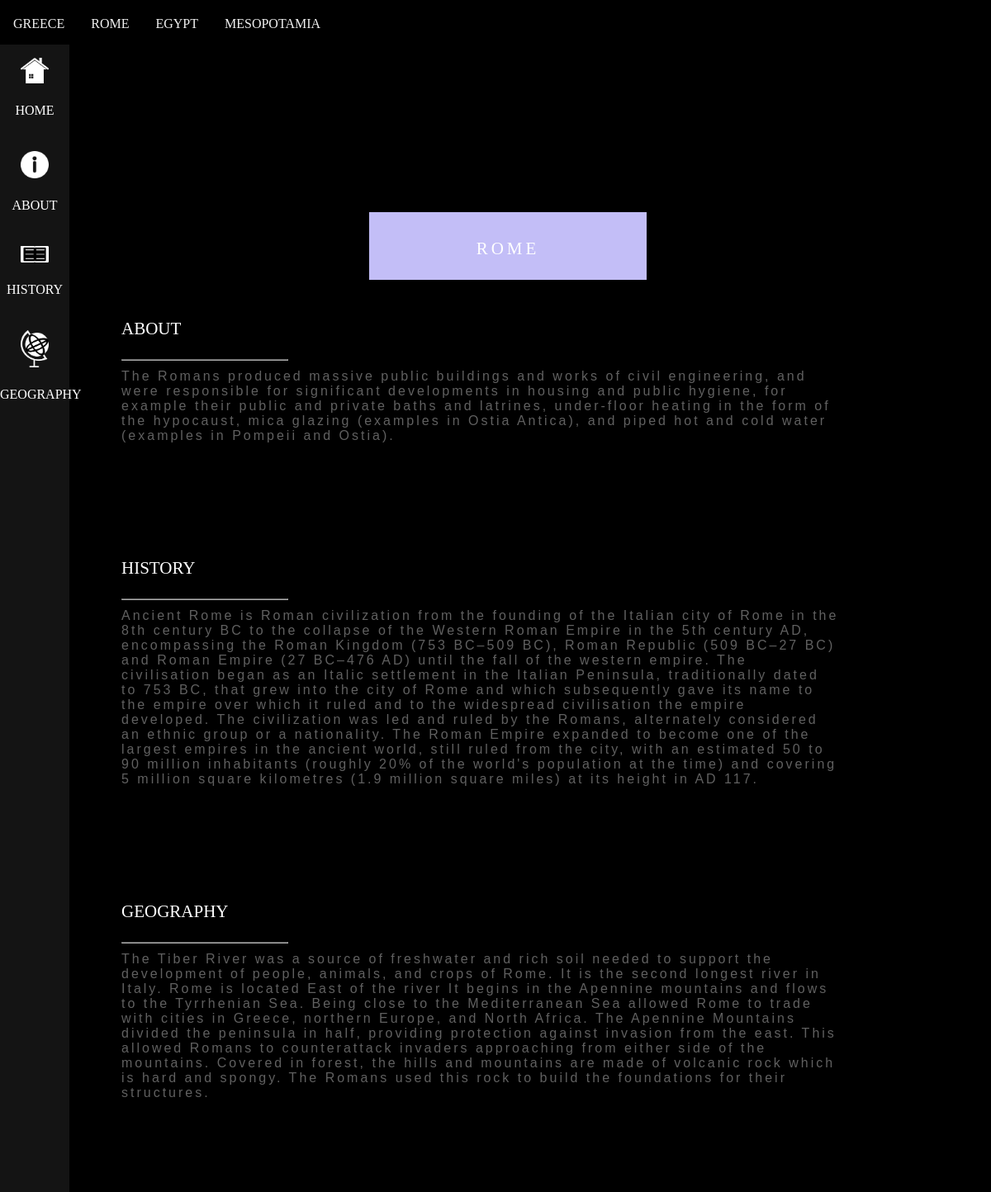
Page /country/2 on the committed database.
### tables this page shows
CREATE TABLE Country (id INTEGER PRIMARY KEY AUTOINCREMENT NOT NULL, name TEXT NOT NULL, description TEXT NOT NULL, history TEXT, geography TEXT, ethnicityid INTEGER REFERENCES Ethnicity (id), photo STRING);

### main.py (the view)
@app.route('/country/<int:id>')
def country(id):
    con = sql.connect("./historical_architecture.db")
    cur = con.cursor()
    cur.execute("SELECT * FROM Country;")
    rows = cur.fetchall();
    items = (rows[id-1])
    cur.execute("SELECT ethnicityid, id, name FROM Country ORDER BY ethnicityid;")
    row2s = cur.fetchall();
    id = []
    t = None
    for i in row2s:
        if i[0] == t:
            id[-1].append(i)
        else:
            t = i[0]
            id.append([i])
    cur.execute("SELECT building.photo, building.id, building.name FROM country JOIN building ON country.id = building.countryid ORDER BY country.id")
    row3s = cur.fetchall();
    builds = []
    for i in row3s:
        if i[0] == t:
            builds[-1].append(i)
        else:
            t = i[0]
            builds.append([i])
    return render_template('country.html', title = "Country Tab", item = items, id1 = id[0], id2 = id[1], id3 = id[2], id4 = id[3], id5 = id[4], build = builds)

### templates/country.html (shortened to what this page needs)
{% extends 'layout.html' %}
{% block content %}
<div class ='country-side-bar' >
    <a href='\' class= 'country-side'>
        <img src='\static\icon\home.png' alt='home_icon' class='icon'>
        HOME
    </a>
    <a href='#about' class= 'country-side'>
        <img src='\static\icon\about.png' alt='about_icon' class='icon'>
        ABOUT
    </a>
    <a href='#history' class= 'country-side'>
        <img src='\static\icon\history.png' alt='history_icon' class='icon'>
        HISTORY
    </a>
    <a href='#geography' class= 'country-side'>
        <img src='\static\icon\geography.png' alt='geography_icon' class='icon'>
        GEOGRAPHY
    </a>
</div>
<embed class= 'top-picture' src= "{{item[6]}}">
<div class='align-top'>
    <div class='title'>
        {{item[1]}}
    </div>
</div>
<div class='country-body'>
    <br id = 'about'>
    <br>
    <div class='body-title'>
        about
    </div>
    <hr style='width:200px' class ='line' >
    <div class='country-text'>
        {{item[2]}}
    </div>
    <br id = 'history'>
    <br>
    <div class='body-title'>
        history
    </div>
    <hr style='width:200px' class ='line'>
    <div class='country-text'>
        {{item[3]}}
    </div>
    <br id='geography'>
    <br>
    <div class='body-title'>
        geography
    </div>
    <hr style='width:200px' class ='line'>
    <div class='country-text'>
        {{item[4]}}
    </div>
</div>
<div class= 'parent-link-building'>
</div>
{% endblock %}

### templates/layout.html (shortened to what this page needs)
<!DOCTYPE html>
<head>
    <link rel ="stylesheet" href='../static/css/style.css'>
</head>
<body>
    {% include 'nav.html' %}
    {% block content %}{% endblock %}
</body>

### templates/nav.html (shortened to what this page needs)
{% if request.path == '/country/1' or request.path == '/country/2' or request.path == '/country/11' or request.path == '/country/12' %}
<div class='topnav'>
    {% for item in id1 %}
    <a href="/country/{{item[1]}}" class='button_country'>{{item[2]}}</a>
    {% endfor %}
</div>
{% endif %}

### static/css/style.css (style rules this page uses)
.topnav { background-color: black; overflow:hidden; position: fixed; width: 100%; z-index: 50; }
body { margin:0; background-color: black; }
.title { padding:24px 48px; color:#fff; background-color:#C3BEF7; font-size:30px; letter-spacing:4px; border-style: solid; border-color: black; font-variant-caps: all-petite-caps; width: 100%; text-align: center; }
.body-title { color: white; padding-top:15px; padding-bottom: 15px; font-size: 30px; font-variant-caps: all-petite-caps; }
.top-picture { width: 100%; object-fit: cover; height: 30vh; object-position: 0% 40%; }
.align-top { position: absolute; top:18%; left:47%; transform:translate(-50%,-50%); width: 20vw; align-items: center; }
.country-side-bar { width:7%; background-color:rgb(20, 20, 20); margin:0; position: fixed; height: 100%; margin-top: 5vh; }
.country-side { width: 100%; height: auto; float: left; text-align: center; padding-top: 10px; padding-bottom: 10px; color:white; text-decoration: none; }
.icon { width: 40%; padding:20px; }
.country-body { margin-left: 10%; border-style: solid; background-color: black; margin-right: 15vw; padding-top: 10vh; background-attachment: fixed; padding-left: 2vw; }
.line { float: left; opacity: 70%; }
.country-text { font-family: Verdana, Geneva, Tahoma, sans-serif; padding-top:20px; padding-bottom: 20px; color: silver; text-align: left; opacity: 50%; padding-bottom: 10vh; letter-spacing: 3px; }
.button_country { float: left; color: #f2f2f2; text-align: center; padding: 14px 16px; text-decoration: none; font-size: 23px; font-variant-caps: all-petite-caps; }
.parent-link-building { display:flex; margin-left :10%; height: 20vw; }

### rows in the picture
Country: name "greece"
Country: name "rome", description "The Romans produced massive public buildings and works of civil engineering, and were responsible for significant developments in housing and public hygiene, for example their public and private baths and latrines, under-floor heating in the form of the hypocaust, mica glazing (examples in Ostia Antica), and piped hot and cold water (examples in Pompeii and Ostia).", history "Ancient Rome is Roman civilization from the founding of the Italian city of Rome in the 8th century BC to the collapse of the Western Roman Empire in the 5th century AD, encompassing the Roman Kingdom (753 BC–509 BC), Roman Republic (509 BC–27 BC) and Roman Empire (27 BC–476 AD) until the fall of the western empire. The civilisation began as an Italic settlement in the Italian Peninsula, traditionally dated to 753 BC, that grew into the city of Rome and which subsequently gave its name to the empire over which it ruled and to the widespread civilisation the empire developed. The civilization was led and ruled by the Romans, alternately considered an ethnic group or a nationality. The Roman…", geography "The Tiber River was a source of freshwater and rich soil needed to support the development of people, animals, and crops of Rome. It is the second longest river in Italy. Rome is located East of the river It begins in the Apennine mountains and flows to the Tyrrhenian Sea. Being close to the Mediterranean Sea allowed Rome to trade with cities in Greece, northern Europe, and North Africa. The Apennine Mountains divided the peninsula in half, providing protection against invasion from the east. This allowed Romans to counterattack invaders approaching from either side of the mountains. Covered in forest, the hills and mountains are made of volcanic rock which is hard and spongy. The Romans…"
Country: name "egypt"
Country: name "mesopotamia"
